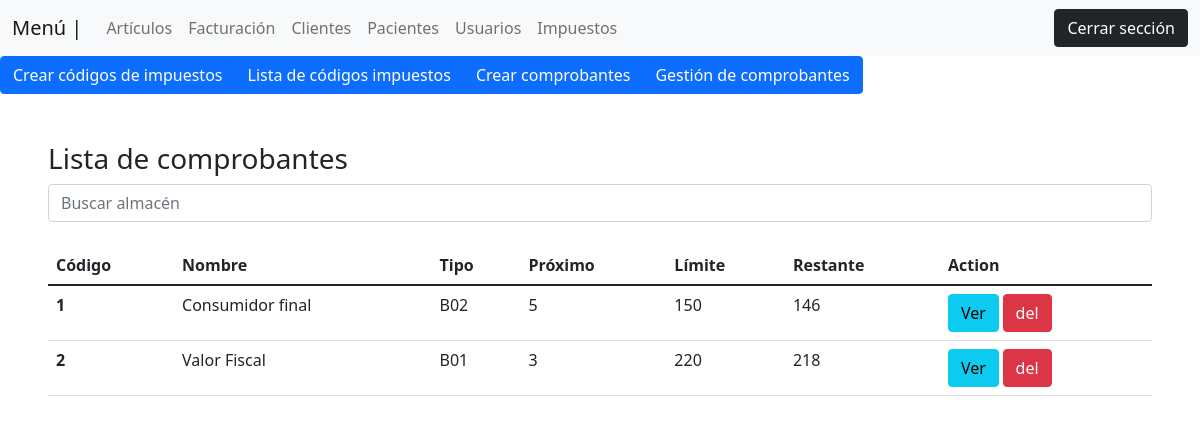
Before: /views/gestion_comprobantes.php (signed in) with the older database file.
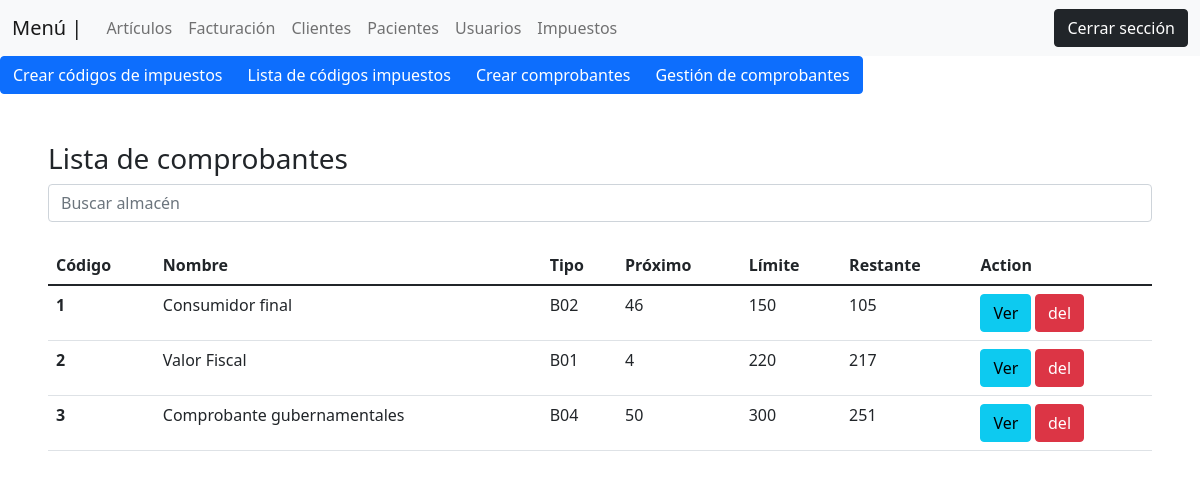
After: the same page with the newer database file.
### tables this page shows
CREATE TABLE `tipos_comprobantes` (
  `id` int(11) NOT NULL,
  `nombre` varchar(100) NOT NULL,
  `codigo` varchar(100) NOT NULL,
  `proximo` int(10) NOT NULL,
  `limite` int(10) NOT NULL,
  `fecha_creacion` timestamp NOT NULL DEFAULT current_timestamp() ON UPDATE current_timestamp(),
  `creado_por` varchar(100) NOT NULL,
  `fecha_modificacion` date DEFAULT NULL,
  `modificado_por` varchar(100) DEFAULT NULL,
  `fecha_borrado` date DEFAULT NULL,
  `borrado_por` varchar(100) DEFAULT NULL
);

### views/gestion_comprobantes.php (the view)
<?php
 include('plantilla/menu_top.php');
 include('plantilla/menu_impuestos.php');
 include('../backend/inventario/listas_articulos.php');
 $consulta_comprobantes = "SELECT * FROM tipos_comprobantes where borrado_por is null";
 $query_comprobantes = $conexion->query($consulta_comprobantes);
?>
<div class="p-5">
<h3>Lista de comprobantes</h3>
        <div class="col-md-12">
            <input type="text" class="form-control" name="" id="" placeholder="Buscar almacén"><br>
        <table class="table">
  <thead>
    <tr>
      <th scope="col">Código</th>
      <th scope="col">Nombre</th>
      <th scope="col">Tipo</th>
      <th scope="col">Próximo</th>
      <th scope="col">Límite</th>
      <th scope="col">Restante</th>
      <th scope="col">Action</th>
    </tr>
  </thead>
  <tbody>
      <?php
        while($comprobantes = $query_comprobantes->fetch_assoc()){
        ?>
            <tr>
                <th scope="row"><?php echo $comprobantes["id"] ?></th>
                <td><?php echo $comprobantes["nombre"] ?></td>
                <td><?php echo $comprobantes["codigo"] ?></td>
                <td><?php echo $comprobantes["proximo"] ?></td>
                <td><?php echo $comprobantes["limite"] ?></td>
                <td><?php echo $comprobantes["limite"] - $comprobantes["proximo"]+1  ?></td>
                <td>
                    <small>
                        <button class="btn btn-info">Ver</button>
                        <button class= "btn btn-danger">del</button>
                    </small>
                </td>
            </tr>
        <?php
        }
      ?>
  </tbody>
</table>
        </div>
</div>

Changed rows visible on the page:
changed tipos_comprobantes "Consumidor final": proximo "5" → "46"; $comprobantes["limite"] - $comprobantes["proximo"]+1 "146" → "105"
changed tipos_comprobantes "Valor Fiscal": proximo "3" → "4"; $comprobantes["limite"] - $comprobantes["proximo"]+1 "218" → "217"
added tipos_comprobantes: id "3", nombre "Comprobante gubernamentales", codigo "B04", proximo "50", limite "300", $comprobantes["limite"] - $comprobantes["proximo"]+1 "251"
